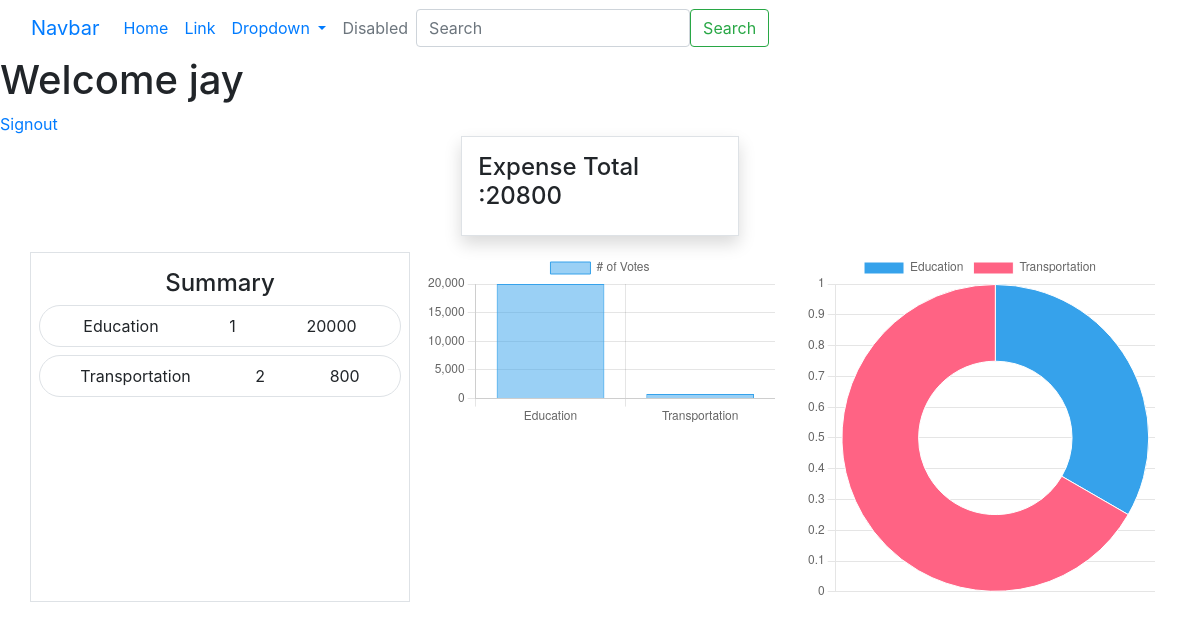
Page /index/ (signed in) on the committed database.
### myapp/models.py (models this page shows, shortened)
class Expense(models.Model):
    title = models.CharField(max_length=200)
    amount = models.PositiveIntegerField()
    EXPENSE_CATEGORIES = (
            ('Housing', 'Housing'),
            ('Transportation', 'Transportation'),
            ('Food', 'Food'),
            ('Healthcare', 'Healthcare'),
            ('Education', 'Education'),
            ('Entertainment', 'Entertainment'),
            ('Personal Care', 'Personal Care'),
            ('Debt Payments', 'Debt Payments'),
            ('Savings & Investments', 'Savings & Investments'),
            ('Gifts & Donations', 'Gifts & Donations'),
            ('Insurance', 'Insurance'),
            ('Travel', 'Travel'),
            ('Miscellaneous', 'Miscellaneous'),
        )
    category = models.CharField(max_length=100,choices=EXPENSE_CATEGORIES,default="Miscellaneous")
    created_at = models.DateTimeField(auto_now_add=True)
    owner = models.ForeignKey(User,on_delete=models.CASCADE)

### myapp/views.py (the view)
# urls.py: path('index/',views.IndexView.as_view(),name="index"),
@method_decorator(signin_required,name="dispatch")
class IndexView(View):
    def get(self,request,*args,**kwargs):
        total_expense=Expense.objects.filter(owner=request.user).values("amount").aggregate(total=Sum("amount"))
        print(total_expense)
        category_summary=Expense.objects.filter(owner=request.user).values("category").annotate(total=Sum("amount"),count=Count("category"))
        print(category_summary)
        context={
            "total_expense":total_expense.get("total"),
            "category_summary":category_summary,
        }
        return render(request,"index.html",context)

### myapp/templates/index.html (shortened to what this page needs)
{%extends 'base.html'%} {%block main_block%}
<h1>Welcome {{request.user}}</h1>
<a href="{%url 'signout'%}">Signout</a>
<div class="container">
  <div class="w-25 border border-3 shadow mx-auto p-3">
    <h4 class="fw-bold">Expense Total :{{total_expense}}</h4>
  </div>
  <div class="row mt-3">
    <div class="col-4 p-2 border">
      <h4 class="text-center fw-bold my-2">Summary</h4>
      {%for summary in category_summary%}
      <div class="border rounded-pill p-2 mt-2 d-flex justify-content-around">
        <div>{{summary.category}}</div>
        <div>{{summary.count}}</div>
        <div>{{summary.total}}</div>
      </div>
      {%endfor%}
    </div>
    <div class="col-4"><canvas id="myChart"></canvas></div>
    <div class="col-4"><canvas id="categoryChart"></canvas></div>
  </div>
</div>
<script>
  const ctx = document.getElementById("myChart");
  new Chart(ctx, {
    type: "bar",
    data: {
      labels: [{%for summary in category_summary%} '{{summary.category}}', {%endfor%}],
      datasets: [
        {
          label: "# of Votes",
          data: [{%for summary in category_summary%} {{summary.total}}, {%endfor%}],
          borderWidth: 1,
        },
      ],
    },
    options: {
      scales: {
        y: {
          beginAtZero: true,
        },
      },
    },
  });
  const ctx1 = document.getElementById("categoryChart");
  new Chart(ctx1, {
    type: "doughnut",
    data: {
      labels: [{%for summary in category_summary%} '{{summary.category}}', {%endfor%}],
      datasets: [
        {
          label: "# of Votes",
          data: [{%for summary in category_summary%} {{summary.count}}, {%endfor%}],
          borderWidth: 1,
        },
      ],
    },
    options: {
      scales: {
        y: {
          beginAtZero: true,
        },
      },
    },
  });
</script>
{%endblock%}

### rows in the picture
Expense: category "Education", count "1", total "20000"

### other values in the picture
{{ request.user }} "jay"
{{ total_expense }} "20800"
{{ summary.category }} "Transportation"
{{ summary.count }} "2"
{{ summary.total }} "800"
chart data {{ summary.category }} Education, Transportation
chart data {{ summary.total }} 20000, 800
chart data {{ summary.count }} 1, 2
